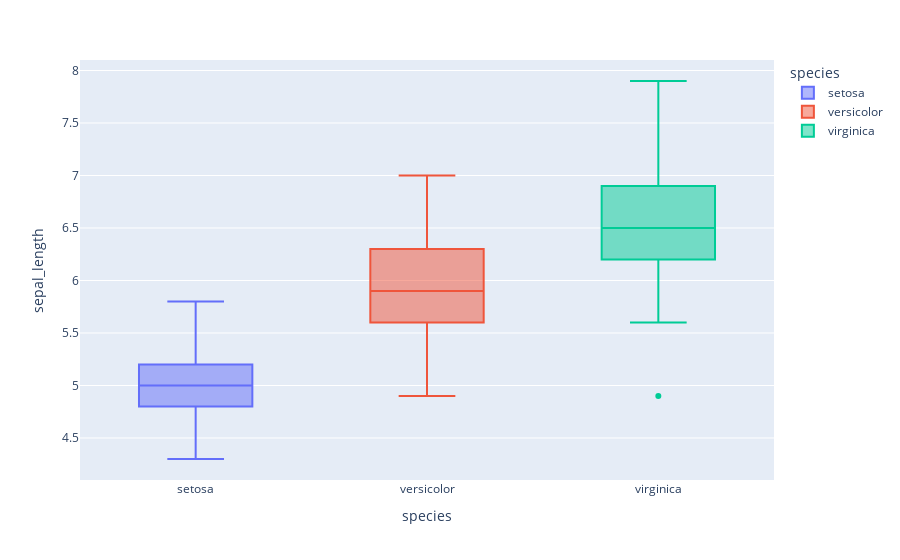

The code cell stored with this chart in its notebook:
### Markdown cell above
# 4 box plot

### Code cell
fig4 = px.box(df, x='species', y='sepal_length', color='species')
fig4.show()

### Figure 1 — Plotly figure (JSON) as saved in the notebook; plotly's stock layout.template omitted (floating-point values rounded to 4 significant figures)
{"data": [{"alignmentgroup": "True", "hovertemplate": "species=%{x}<br>sepal_length=%{y}<extra></extra>", "legendgroup": "setosa", "marker": {"color": "#636efa"}, "name": "setosa", "notched": false, "offsetgroup": "setosa", "orientation": "v", "showlegend": true, "type": "box", "x": ["setosa", "setosa", "setosa", "setosa", "setosa", "setosa", "setosa", "setosa", "setosa", "setosa", "setosa", "setosa", "setosa", "setosa", "setosa", "setosa", "setosa", "setosa", "setosa", "setosa", "setosa", "setosa", "setosa", "setosa", "setosa", "setosa", "setosa", "setosa", "setosa", "setosa", "setosa", "setosa", "setosa", "setosa", "setosa", "setosa", "setosa", "setosa", "setosa", "setosa", "setosa", "setosa", "setosa", "setosa", "setosa", "setosa", "setosa", "setosa", "setosa", "setosa"], "x0": " ", "xaxis": "x", "y": [5.1, 4.9, 4.7, 4.6, 5.0, 5.4, 4.6, 5.0, 4.4, 4.9, 5.4, 4.8, 4.8, 4.3, 5.8, 5.7, 5.4, 5.1, 5.7, 5.1, 5.4, 5.1, 4.6, 5.1, 4.8, 5.0, 5.0, 5.2, 5.2, 4.7, 4.8, 5.4, 5.2, 5.5, 4.9, 5.0, 5.5, 4.9, 4.4, 5.1, 5.0, 4.5, 4.4, 5.0, 5.1, 4.8, 5.1, 4.6, 5.3, 5.0], "y0": " ", "yaxis": "y"}, {"alignmentgroup": "True", "hovertemplate": "species=%{x}<br>sepal_length=%{y}<extra></extra>", "legendgroup": "versicolor", "marker": {"color": "#EF553B"}, "name": "versicolor", "notched": false, "offsetgroup": "versicolor", "orientation": "v", "showlegend": true, "type": "box", "x": ["versicolor", "versicolor", "versicolor", "versicolor", "versicolor", "versicolor", "versicolor", "versicolor", "versicolor", "versicolor", "versicolor", "versicolor", "versicolor", "versicolor", "versicolor", "versicolor", "versicolor", "versicolor", "versicolor", "versicolor", "versicolor", "versicolor", "versicolor", "versicolor", "versicolor", "versicolor", "versicolor", "versicolor", "versicolor", "versicolor", "versicolor", "versicolor", "versicolor", "versicolor", "versicolor", "versicolor", "versicolor", "versicolor", "versicolor", "versicolor", "versicolor", "versicolor", "versicolor", "versicolor", "versicolor", "versicolor", "versicolor", "versicolor", "versicolor", "versicolor"], "x0": " ", "xaxis": "x", "y": [7.0, 6.4, 6.9, 5.5, 6.5, 5.7, 6.3, 4.9, 6.6, 5.2, 5.0, 5.9, 6.0, 6.1, 5.6, 6.7, 5.6, 5.8, 6.2, 5.6, 5.9, 6.1, 6.3, 6.1, 6.4, 6.6, 6.8, 6.7, 6.0, 5.7, 5.5, 5.5, 5.8, 6.0, 5.4, 6.0, 6.7, 6.3, 5.6, 5.5, 5.5, 6.1, 5.8, 5.0, 5.6, 5.7, 5.7, 6.2, 5.1, 5.7], "y0": " ", "yaxis": "y"}, {"alignmentgroup": "True", "hovertemplate": "species=%{x}<br>sepal_length=%{y}<extra></extra>", "legendgroup": "virginica", "marker": {"color": "#00cc96"}, "name": "virginica", "notched": false, "offsetgroup": "virginica", "orientation": "v", "showlegend": true, "type": "box", "x": ["virginica", "virginica", "virginica", "virginica", "virginica", "virginica", "virginica", "virginica", "virginica", "virginica", "virginica", "virginica", "virginica", "virginica", "virginica", "virginica", "virginica", "virginica", "virginica", "virginica", "virginica", "virginica", "virginica", "virginica", "virginica", "virginica", "virginica", "virginica", "virginica", "virginica", "virginica", "virginica", "virginica", "virginica", "virginica", "virginica", "virginica", "virginica", "virginica", "virginica", "virginica", "virginica", "virginica", "virginica", "virginica", "virginica", "virginica", "virginica", "virginica", "virginica"], "x0": " ", "xaxis": "x", "y": [6.3, 5.8, 7.1, 6.3, 6.5, 7.6, 4.9, 7.3, 6.7, 7.2, 6.5, 6.4, 6.8, 5.7, 5.8, 6.4, 6.5, 7.7, 7.7, 6.0, 6.9, 5.6, 7.7, 6.3, 6.7, 7.2, 6.2, 6.1, 6.4, 7.2, 7.4, 7.9, 6.4, 6.3, 6.1, 7.7, 6.3, 6.4, 6.0, 6.9, 6.7, 6.9, 5.8, 6.8, 6.7, 6.7, 6.3, 6.5, 6.2, 5.9], "y0": " ", "yaxis": "y"}], "layout": {"boxmode": "overlay", "legend": {"title": {"text": "species"}, "tracegroupgap": 0}, "margin": {"t": 60}, "xaxis": {"anchor": "y", "categoryarray": ["setosa", "versicolor", "virginica"], "categoryorder": "array", "domain": [0, 1], "title": {"text": "species"}}, "yaxis": {"anchor": "x", "domain": [0, 1], "title": {"text": "sepal_length"}}}}
